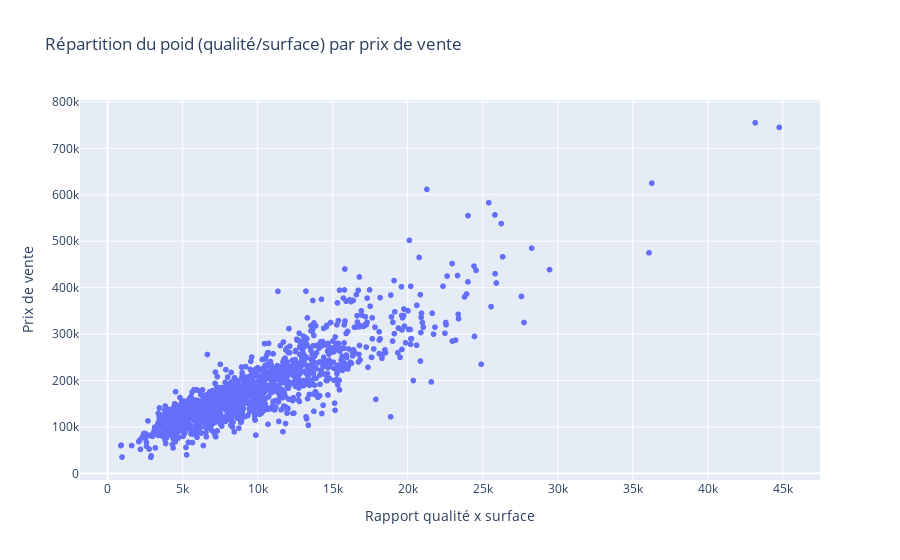

Here is the notebook cell this chart was saved with:
### Code cell
fig = px.scatter(df,
    x='qual_area_pound', 
    y='SalePrice', 
    labels={
         "qual_area_pound": "Rapport qualité x surface",
         "SalePrice": "Prix de vente",
     },
    title="Répartition du poid (qualité/surface) par prix de vente"
    )             

fig.show()

### Figure 1 — Plotly figure (JSON) as saved in the notebook; plotly's stock layout.template omitted (floating-point values rounded to 4 significant figures; data arrays with more than 128 entries replaced by an {"elided": "..."} marker saying what was removed)
{"data": [{"hovertemplate": "Rapport qualité x surface=%{x}<br>Prix de vente=%{y}<extra></extra>", "legendgroup": "", "marker": {"color": "#636efa", "symbol": "circle"}, "mode": "markers", "name": "", "showlegend": false, "type": "scattergl", "x": {"elided": "1457 int values"}, "xaxis": "x", "y": {"elided": "1457 int values"}, "yaxis": "y"}], "layout": {"legend": {"tracegroupgap": 0}, "title": {"text": "Répartition du poid (qualité/surface) par prix de vente"}, "xaxis": {"anchor": "y", "domain": [0, 1], "title": {"text": "Rapport qualité x surface"}}, "yaxis": {"anchor": "x", "domain": [0, 1], "title": {"text": "Prix de vente"}}}}
